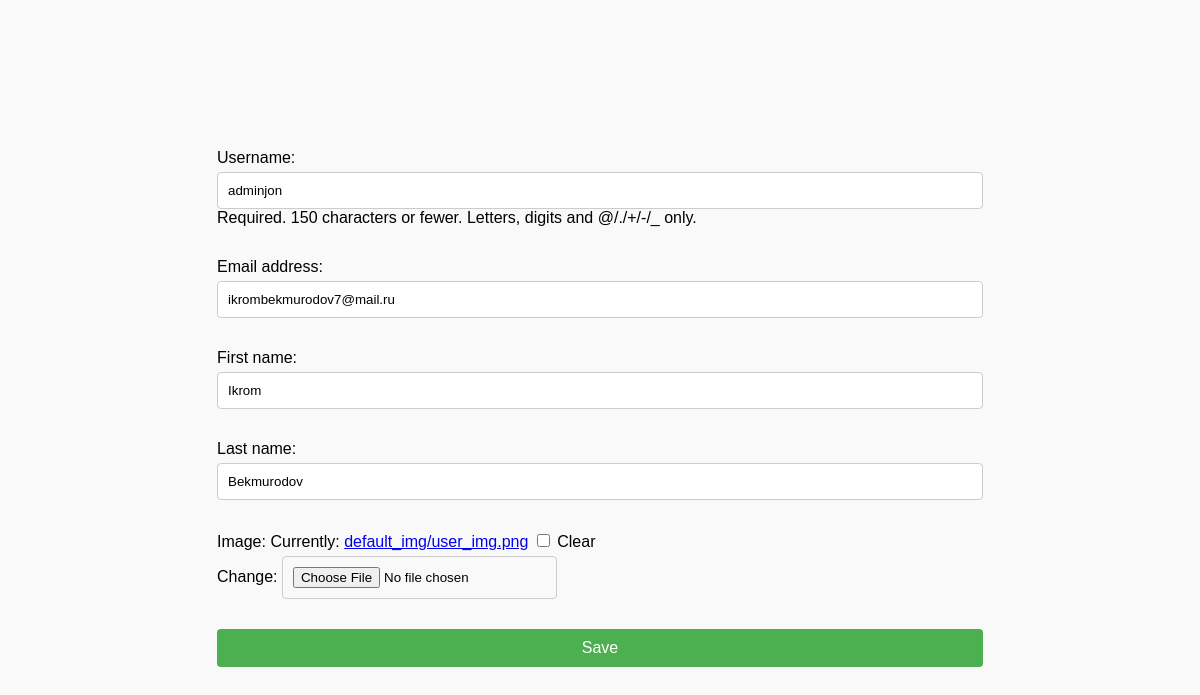
Screenshot of /users/profile/update/ (signed in) with the database file from the repository.
### users/models.py (models this page shows, shortened)
class CustomUser(AbstractUser):
    image = models.ImageField(upload_to='users_images/', blank=True, null=True, default='default_img/user_img.png')
    class Meta:
        db_table = 'customuser'

### users/views.py (the view, shortened to what this page needs)
# urls.py: path('profile/update/', ProfileUpdateView.as_view(), name='update_profile')
class ProfileUpdateView(LoginRequiredMixin, View):
    def get(self, request):
        update_form = ProfileUpdateForm(instance=request.user)
        return render(request, 'profile_update.html', {'update_form': update_form})

### users/forms.py
class ProfileUpdateForm(forms.ModelForm):
    class Meta:
        model = CustomUser
        fields = ('username', 'email', 'first_name', 'last_name', 'image')

### users/templates/profile_update.html (shortened to what this page needs)
<!DOCTYPE html>
<html lang="en">
<head>
</head>
<body>
<form method="post" enctype="multipart/form-data">
    {{ update_form.as_p }}
    <input type="submit" value="Save">
</form>
</body>
</html>

### users/templates/profile_update.html (style rules this page uses)
body { font-family: Arial, sans-serif; background-color: #f9f9f9; display: flex; justify-content: center; align-items: center; height: 100vh; margin: 0; }
form { display: flex; flex-direction: column; }
form p { margin-bottom: 15px; }
input[type="text"], input[type="email"], input[type="password"], textarea, select { width: 100%; padding: 10px; margin-top: 5px; border: 1px solid #ccc; border-radius: 4px; box-sizing: border-box; }
input[type="file"] { padding: 10px; margin-top: 5px; border: 1px solid #ccc; border-radius: 4px; box-sizing: border-box; }
input[type="submit"] { background-color: #4CAF50; color: white; padding: 10px 15px; border: none; border-radius: 4px; cursor: pointer; font-size: 16px; margin-top: 15px; }

### rows the page displays
CustomUser: username "adminjon", email "ikrombekmurodov7@mail.ru", first_name "Ikrom", last_name "Bekmurodov"
